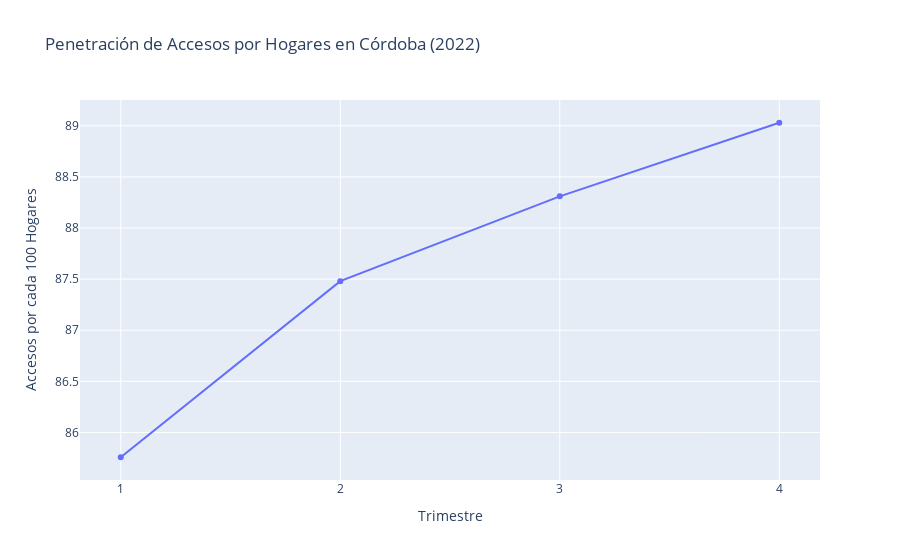

Write notebook code for a chart like this one.
### Markdown cell above
## Penetración de Accesos por cada 100 hogares

La penetración de accesos por cada 100 hogares muestra una tendencia creciente y sostenida durante todos los trimestres del año.

* Trimestre 1: ~86 accesos por cada 100 hogares.

* Trimestre 4: ~89 accesos por cada 100 hogares.

Este crecimiento refleja un incremento continuo en la adopción de servicios de internet en la región. Sin embargo, aunque el crecimiento es constante, los incrementos son relativamente pequeños entre trimestres, lo que indica:

* Una maduración del mercado donde la mayoría de los hogares ya tiene acceso.

* Incrementos principalmente debido a:

    * Nuevos hogares que contratan servicios.

    * Actualizaciones tecnológicas o mejoras en el servicio.

* La penetración, que está por encima del 85% en todos los trimestres, sugiere que la mayoría de los hogares en Córdoba tienen acceso a servicios de internet. Esto posiciona a la provincia en un nivel de alta conectividad residencial, lo que es un indicador positivo para el desarrollo tecnológico y digital de la región.

### Code cell
from graficos import GraficoPenetracionHogares

grafico_penetracion = GraficoPenetracionHogares(dataframes["Penetracion-hogares"])
grafico_penetracion.display()

### Figure 1 — Plotly figure (JSON) as saved in the notebook; plotly's stock layout.template omitted (floating-point values rounded to 4 significant figures)
{"data": [{"hovertemplate": "Trimestre=%{x}<br>Accesos por cada 100 Hogares=%{y}<extra></extra>", "legendgroup": "", "line": {"color": "#636efa", "dash": "solid", "width": 2}, "marker": {"symbol": "circle"}, "mode": "lines+markers", "name": "", "orientation": "v", "showlegend": false, "type": "scatter", "x": [1, 2, 3, 4], "xaxis": "x", "y": [85.76, 87.48, 88.31, 89.03], "yaxis": "y"}], "layout": {"legend": {"tracegroupgap": 0}, "title": {"text": "Penetración de Accesos por Hogares en Córdoba (2022)"}, "xaxis": {"anchor": "y", "domain": [0, 1], "title": {"text": "Trimestre"}, "type": "category"}, "yaxis": {"anchor": "x", "domain": [0, 1], "title": {"text": "Accesos por cada 100 Hogares"}}}}
